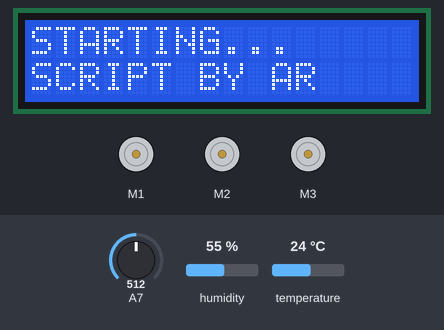
Simulated run of this sketch. Board: Arduino Mega 2560, built with avr-gcc and run on an emulated ATmega2560. Shown: 16×2 character LCD, 3 × DC motor (green arrow = forward, orange = backward, longer = faster). Inputs (shaded band) come from the test bench; at power-on: A7 = 512, humidity 55 %, temperature 24 °C. What the sketch prints to the serial monitor is not drawn.

Above: at 0.1 s.
At 5.2 s:
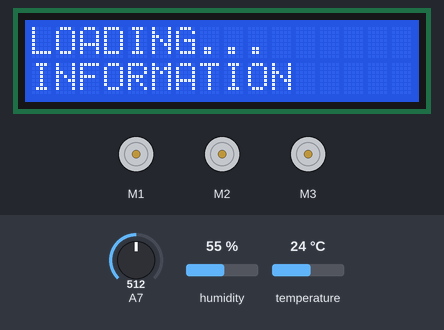
At 6.2 s:
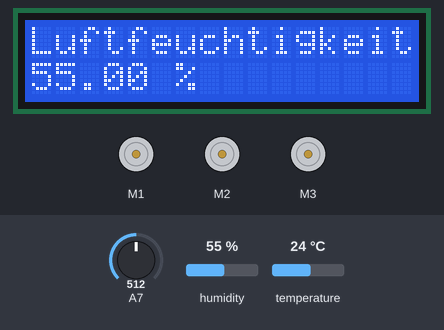
At 20.3 s:
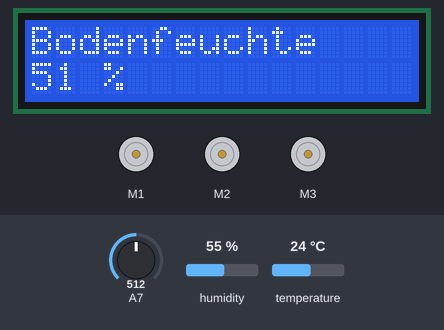
At 34.4 s:
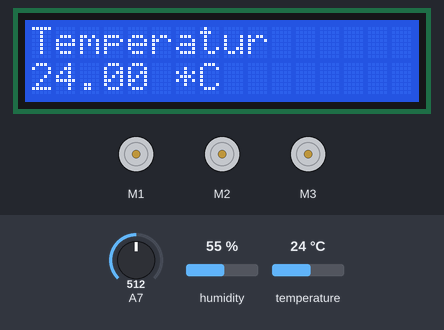

Measured:
- what the display in image 1 shows lasts 1.1 s, from 5.1 s to 6.2 s
- what the display in image 2 shows lasts 7.0 s, from 6.2 s to 13.2 s

The sketch:

MOTOR_SENSOR_V1.1.ino
```cpp
/* INITIALISIERUNG */

//LCD DISPLAY START
#include <Wire.h>
#include <LCD.h>
#include <LiquidCrystal_I2C.h>
#define I2C_ADDR    0x27 // Define I2C Address where the PCF8574A is
#define BACKLIGHT_PIN     3
#define En_pin  2
#define Rw_pin  1
#define Rs_pin  0
#define D4_pin  4
#define D5_pin  5
#define D6_pin  6
#define D7_pin  7
int n = 1;
LiquidCrystal_I2C  lcd(I2C_ADDR,En_pin,Rw_pin,Rs_pin,D4_pin,D5_pin,D6_pin,D7_pin);


//MOTOR-SHIELD START
#include <AFMotor.h>
AF_DCMotor pumpe(1);
AF_DCMotor propeller(2);
AF_DCMotor motor(3);

//TEMP-SENSOR START
#include "DHT.h"
#define DHTPIN 52
#define DHTTYPE DHT22
DHT dht(DHTPIN, DHTTYPE);


// VARIABLEN
boolean dopen = false;
boolean watered = false;
float h = 0;         //h = Luftfeuchtigkeit
float t = 0;      //t = Temperatur in Grad (°C)
float f = 0;
int hg = 0;   //humadity ground


//SETUP
void setup() {

    //KONSOLEN PORT
    Serial.begin(9600);
    //wait (!Serial);

    //SKRIPT START
    dht.begin();
    lcd.begin(16,2);

    //DISPLAY START
    lcd.setBacklightPin(BACKLIGHT_PIN,POSITIVE);
    lcd.setBacklight(HIGH);
    lcd.home ();
    //ANZEIGE
    lcd.setCursor(0,0);
    lcd.print("STARTING...     ");
    lcd.setCursor(0,1);
    lcd.print("SCRIPT BY AR    ");
    delay(5000);
    lcd.setCursor(0,0);
    lcd.print("LOADING...       ");
    lcd.setCursor(0,1);
    lcd.print("INFORMATION      ");
    delay(1000);

    //MOTOR-SHIELD
    pumpe.run(FORWARD); //ABGESCHALTET / ANGESCHALTET = BACKWARD / RELEASE
    propeller.run(FORWARD);
    motor.run(RELEASE);
    motor.setSpeed(255);
}

void loop() {
  // put your main code here, to run repeatedly:

  dach();

}

void tempscan() {
  //DHT22
   h = dht.readHumidity();         //h = Luftfeuchtigkeit
   t = dht.readTemperature();      //t = Temperatur in Grad (°C)
   f = dht.readTemperature(true);
   hg = analogRead(A7);


}

void displaydata() {

  tempscan();
  //Seite 1 Konsole
  Serial.print("Luftfeuchtigkeit");
  Serial.print(h);

  //Seite 1
      //Zeile 1
      lcd.setCursor ( 0, 0 );
      lcd.print("Luftfeuchtigkeit");
      //Zeile 2
      lcd.setCursor(0, 1);
      lcd.print(h);
      lcd.print(" %              ");
      delay(7000);

   //Seite 2 Konsole
  Serial.print("Temperatur");
  Serial.print(t);

  //Seite 2
      //Zeile 1
      lcd.setCursor ( 0, 0 );
      lcd.print("Temperatur      ");
      //Zeile 2
      lcd.setCursor(0, 1);
      lcd.print(t);
      lcd.print(" *C             ");
      delay(7000);

    //Seite 3
      //Zeile 1
      lcd.setCursor ( 0, 0 );
      lcd.print("Bodenfeuchte    ");
      //Zeile 2
      lcd.setCursor(0, 1);
      lcd.print(hg/10);
      lcd.print(" %              ");
      delay(7000);
}

void dach() {

  tempscan();


  displaydata();

  if ((t >= 30) && (dopen == false)) {

        //DISPLAY
        lcd.setCursor ( 0, 0 );
        lcd.print("Belueftung:     ");
        lcd.setCursor(0, 1);
        lcd.print(h);
        lcd.print("AKTIVIERT       ");

        dachopen();

        delay(3000);

        displaydata();

  }

  if ((dopen == true) && (t < 25)) {

          //DISPLAY
          lcd.setCursor ( 0, 0 );
          lcd.print("Belueftung:     ");
          lcd.setCursor(0, 1);
          lcd.print(h);
          lcd.print("DEAKTIVIERT     ");

          dachclose();

          delay(3000);

          displaydata();
       }

}

void dachopen() {

      dopen = true;
      motor.run(FORWARD);
      delay(1200);
      motor.run(RELEASE);
      propeller.run(BACKWARD);

}

void dachclose() {

      propeller.run(FORWARD);
      motor.run(BACKWARD);
      delay(700);
      motor.run(RELEASE);
      dopen = false;
}

void waterpump() {

  tempscan();

  if ((watered == false) && (h >= 600)) {
    pumpe.run(BACKWARD);
    delay(10000); //10s Bewässerung
    pumpe.run(FORWARD);

  }

}

void waitwatered() {
  if (watered == true) {
      for (int x = 0; x < 1000; x++) {
          if (x == 900) {
              watered = false;
          } else {
              delay(1000);
              continue;
          }

      }

  }

}
```
